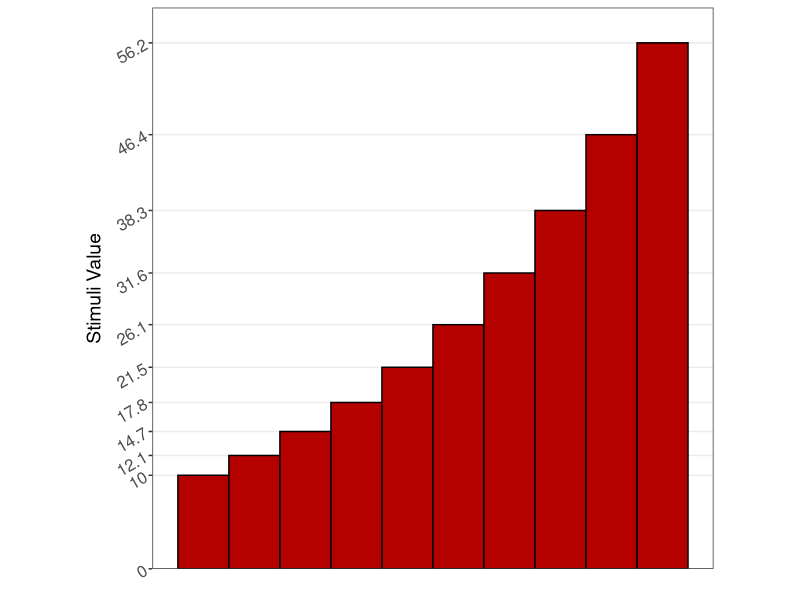
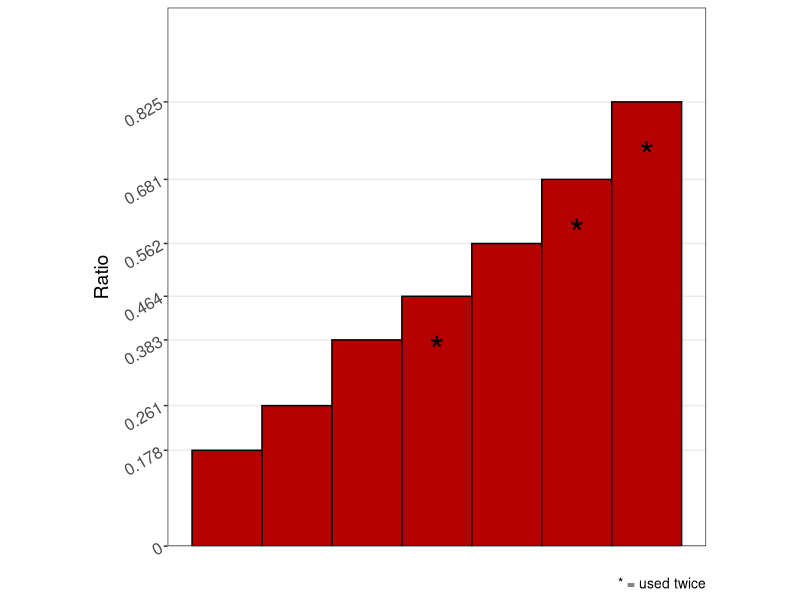

Write the R code that produced these figures, in order.
## ---- chunk 1
library(tidyverse)
## ---- chunk 2
#| label: fig-cm-values
#| fig-cap: "Stimuli and ratios used by @cleveland1984. "
#| fig-subcap: 
#| - "Stimuli Values"
#| - "Ratios"
#| layout-ncol: 2
#| out-height: 100%
stimuli <- 10*10^((1:10-1)/12)
ggplot(mapping = aes(x = 1:10, y = stimuli)) + 
  geom_bar(stat = 'identity', color = 'black', width = 1, fill = '#B50000') + 
  scale_x_continuous(breaks = 1:10) + 
  scale_y_continuous(breaks = c(0,stimuli), labels = round(c(0,stimuli),1), limits = c(0, 60),
                     expand = c(0,0)) +
  labs(x = '', y = 'Stimuli Value') + 
  theme_bw() + 
  theme(aspect.ratio = 1, 
        panel.grid.major.x = element_blank(),
        panel.grid.minor.x = element_blank(),
        axis.text.x = element_blank(),
        axis.text.y = element_text(size = 12, angle = 30, hjust = 1),
        axis.title.y = element_text(size = 14),
        axis.ticks.x = element_blank(),
        panel.grid.minor = element_blank())

ratios <- c(0.178, 0.261, 0.383, 0.464, 0.562, 0.681, 0.825)
twice <- c(0.464, 0.681, 0.825)

ggplot(mapping = aes(x = 1:length(ratios), y = ratios)) + 
  geom_bar(stat = 'identity', color = 'black', width = 1, fill = '#B50000') + 
  scale_x_continuous(breaks = 1:10) + 
  scale_y_continuous(breaks = c(0,ratios), labels = round(c(0,ratios),3), limits = c(0, 1),
                     expand = c(0,0)) +
  labs(x = '', y = 'Ratio',
       caption = '* = used twice') + 
  annotate('text', x = (1:length(ratios))[ratios %in% twice], y = twice-0.1, label = '*', size = 10) +
  theme_bw() + 
  theme(aspect.ratio = 1, 
        panel.grid.major.x = element_blank(),
        panel.grid.minor.x = element_blank(),
        axis.text.x = element_blank(),
        axis.text.y = element_text(size = 12, angle = 30, hjust = 1),
        axis.title.y = element_text(size = 14),
        plot.caption = element_text(size = 10),
        axis.ticks.x = element_blank(),
        panel.grid.minor = element_blank())
